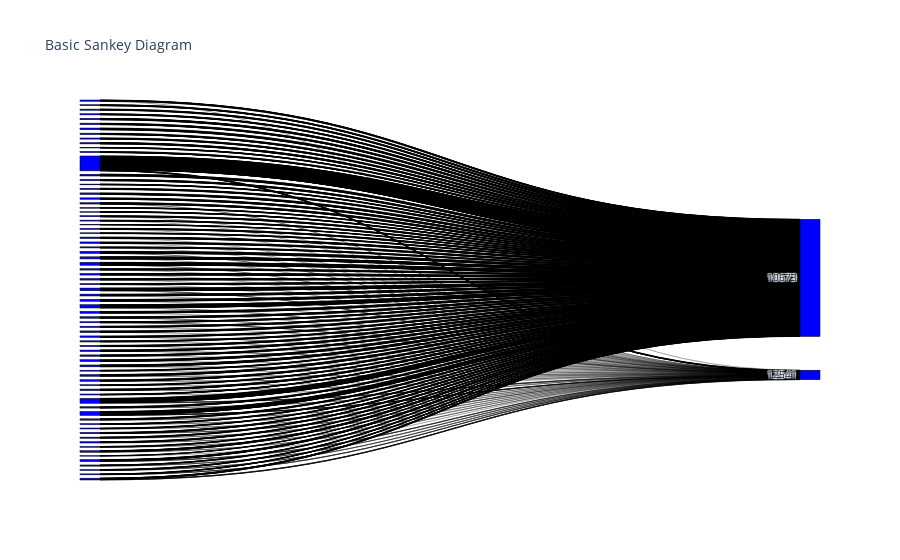

Notebook code for this chart:
### Code cell
#Sankey diagram, card issued basedon avg salary

fig = go.Figure(data=[go.Sankey(
    node = dict(
      pad = 15,
      thickness = 20,
      line = dict(color = "black", width = 0.5),
      label =base_table.average_salary_district,
      color = "blue"
    ),
    link = dict(
      source = base_table.average_salary_district, # indices correspond to labels, eg A1, A2, A1, B1, ...
      target = base_table.card_issued_in_97,
      value = base_table.cash_credit
  ))])

fig.update_layout(title_text="Basic Sankey Diagram", font_size=10)
fig.show()

### Figure 1 — Plotly figure (JSON) as saved in the notebook; plotly's stock layout.template omitted (floating-point values rounded to 4 significant figures; data arrays with more than 128 entries replaced by an {"elided": "..."} marker saying what was removed)
{"data": [{"link": {"source": {"elided": "2239 int values"}, "target": {"elided": "2239 int values"}, "value": {"elided": "2239 float values"}}, "node": {"color": "blue", "label": {"elided": "2239 int values"}, "line": {"color": "black", "width": 0.5}, "pad": 15, "thickness": 20}, "type": "sankey"}], "layout": {"font": {"size": 10}, "title": {"text": "Basic Sankey Diagram"}}}
